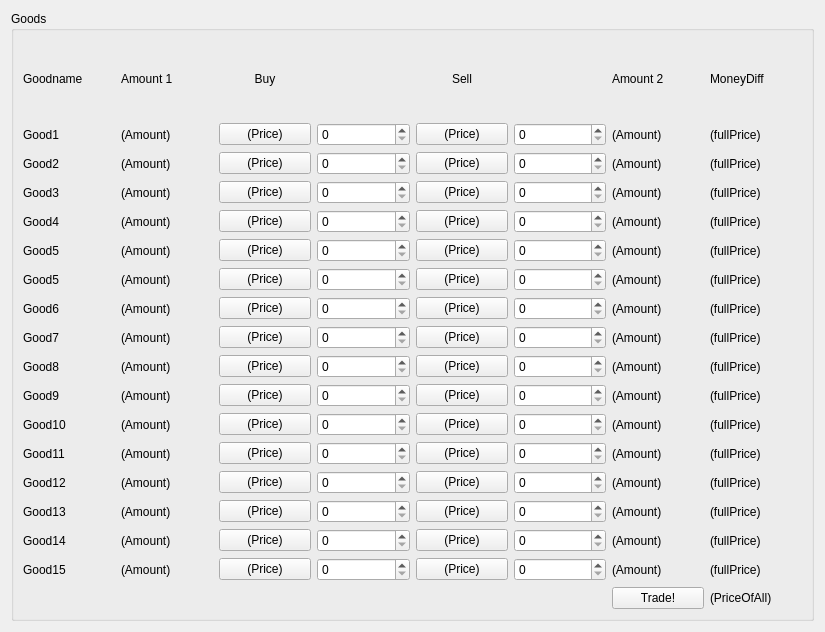
         <widget class="QWidget" name="scrollAreaWidgetContents_2">
          <property name="geometry">
           <rect>
            <x>0</x>
            <y>0</y>
            <width>825</width>
            <height>632</height>
           </rect>
          </property>
          <layout class="QVBoxLayout" name="verticalLayout_3">
           <item>
            <widget class="QGroupBox" name="groupBox_2">
             <property name="title">
              <string>Goods</string>
             </property>
             <layout class="QGridLayout" name="gridLayout_5">
              <item row="0" column="0">
               <widget class="QLabel" name="GoodHeaderLabel_2">
                <property name="text">
                 <string>Goodname</string>
                </property>
               </widget>
              </item>
              <item row="0" column="1">
               <widget class="QLabel" name="Amount1Header_2">
                <property name="text">
                 <string>Amount 1</string>
                </property>
               </widget>
              </item>
              <item row="0" column="2">
               <widget class="QLabel" name="BuyHeader_2">
                <property name="text">
                 <string>Buy</string>
                </property>
                <property name="alignment">
                 <set>Qt::AlignCenter</set>
                </property>
               </widget>
              </item>
              <item row="0" column="4">
               <widget class="QLabel" name="SellHeader_2">
                <property name="text">
                 <string>Sell</string>
                </property>
                <property name="alignment">
                 <set>Qt::AlignCenter</set>
                </property>
               </widget>
              </item>
              <item row="0" column="6">
               <widget class="QLabel" name="Amount2Header_2">
                <property name="text">
                 <string>Amount 2</string>
                </property>
               </widget>
              </item>
              <item row="0" column="7">
               <widget class="QLabel" name="label_34">
                <property name="text">
                 <string>MoneyDiff</string>
                </property>
               </widget>
              </item>
              <item row="1" column="0">
               <widget class="QLabel" name="good_17">
                <property name="text">
                 <string>Good1</string>
                </property>
               </widget>
              </item>
              <item row="1" column="1">
               <widget class="QLabel" name="label_54">
                <property name="text">
                 <string>(Amount)</string>
                </property>
               </widget>
              </item>
              <item row="1" column="2">
               <widget class="QPushButton" name="pushButton_19">
                <property name="text">
                 <string>(Price)</string>
                </property>
               </widget>
              </item>
              <item row="1" column="3">
               <widget class="QSpinBox" name="spinBox_16"/>
              </item>
              <item row="1" column="4">
               <widget class="QPushButton" name="pushButton_24">
                <property name="text">
                 <string>(Price)</string>
                </property>
               </widget>
              </item>
              <item row="1" column="5">
               <widget class="QSpinBox" name="spinBox_25"/>
              </item>
              <item row="1" column="6">
               <widget class="QLabel" name="label_55">
                <property name="text">
                 <string>(Amount)</string>
                </property>
               </widget>
              </item>
              <item row="1" column="7">
               <widget class="QLabel" name="label_65">
                <property name="text">
                 <string>(fullPrice)</string>
                </property>
               </widget>
              </item>
              <item row="2" column="0">
               <widget class="QLabel" name="good_18">
                <property name="text">
                 <string>Good2</string>
                </property>
               </widget>
              </item>
              <item row="2" column="1">
               <widget class="QLabel" name="label_66">
                <property name="text">
                 <string>(Amount)</string>
                </property>
               </widget>
              </item>
              <item row="2" column="2">
               <widget class="QPushButton" name="pushButton_25">
                <property name="text">
                 <string>(Price)</string>
                </property>
               </widget>
              </item>
              <item row="2" column="3">
               <widget class="QSpinBox" name="spinBox_18"/>
              </item>
              <item row="2" column="4">
               <widget class="QPushButton" name="pushButton_43">
                <property name="text">
                 <string>(Price)</string>
                </property>
               </widget>
              </item>
              <item row="2" column="5">
               <widget class="QSpinBox" name="spinBox_43"/>
              </item>
              <item row="2" column="6">
               <widget class="QLabel" name="label_67">
                <property name="text">
                 <string>(Amount)</string>
                </property>
               </widget>
              </item>
              <item row="2" column="7">
               <widget class="QLabel" name="label_68">
                <property name="text">
                 <string>(fullPrice)</string>
                </property>
               </widget>
              </item>
              <item row="3" column="0">
               <widget class="QLabel" name="good_22">
                <property name="text">
                 <string>Good3</string>
                </property>
               </widget>
              </item>
              <item row="3" column="1">
               <widget class="QLabel" name="label_69">
                <property name="text">
                 <string>(Amount)</string>
                </property>
               </widget>
              </item>
              <item row="3" column="2">
               <widget class="QPushButton" name="pushButton_44">
                <property name="text">
                 <string>(Price)</string>
                </property>
               </widget>
              </item>
              <item row="3" column="3">
               <widget class="QSpinBox" name="spinBox_19"/>
              </item>
              <item row="3" column="4">
               <widget class="QPushButton" name="pushButton_45">
                <property name="text">
                 <string>(Price)</string>
                </property>
               </widget>
              </item>
              <item row="3" column="5">
               <widget class="QSpinBox" name="spinBox_44"/>
              </item>
              <item row="3" column="6">
               <widget class="QLabel" name="label_70">
                <property name="text">
                 <string>(Amount)</string>
                </property>
               </widget>
              </item>
              <item row="3" column="7">
               <widget class="QLabel" name="label_71">
                <property name="text">
                 <string>(fullPrice)</string>
                </property>
               </widget>
              </item>
              <item row="4" column="0">
               <widget class="QLabel" name="good_23">
                <property name="text">
                 <string>Good4</string>
                </property>
               </widget>
              </item>
              <item row="4" column="1">
               <widget class="QLabel" name="label_72">
                <property name="text">
                 <string>(Amount)</string>
                </property>
               </widget>
              </item>
              <item row="4" column="2">
               <widget class="QPushButton" name="pushButton_46">
                <property name="text">
                 <string>(Price)</string>
                </property>
               </widget>
              </item>
              <item row="4" column="3">
               <widget class="QSpinBox" name="spinBox_45"/>
              </item>
              <item row="4" column="4">
               <widget class="QPushButton" name="pushButton_47">
                <property name="text">
                 <string>(Price)</string>
                </property>
               </widget>
              </item>
              <item row="4" column="5">
               <widget class="QSpinBox" name="spinBox_46"/>
              </item>
              <item row="4" column="6">
               <widget class="QLabel" name="label_73">
                <property name="text">
                 <string>(Amount)</string>
                </property>
               </widget>
              </item>
              <item row="4" column="7">
               <widget class="QLabel" name="label_74">
                <property name="text">
                 <string>(fullPrice)</string>
                </property>
               </widget>
              </item>
              <item row="5" column="0">
               <widget class="QLabel" name="good_24">
                <property name="text">
                 <string>Good5</string>
                </property>
               </widget>
              </item>
              <item row="5" column="1">
               <widget class="QLabel" name="label_75">
                <property name="text">
                 <string>(Amount)</string>
                </property>
               </widget>
              </item>
              <item row="5" column="2">
               <widget class="QPushButton" name="pushButton_48">
                <property name="text">
                 <string>(Price)</string>
                </property>
               </widget>
              </item>
              <item row="5" column="3">
               <widget class="QSpinBox" name="spinBox_47"/>
              </item>
              <item row="5" column="4">
               <widget class="QPushButton" name="pushButton_49">
                <property name="text">
                 <string>(Price)</string>
                </property>
               </widget>
              </item>
              <item row="5" column="5">
               <widget class="QSpinBox" name="spinBox_48"/>
              </item>
              <item row="5" column="6">
               <widget class="QLabel" name="label_76">
                <property name="text">
                 <string>(Amount)</string>
                </property>
               </widget>
              </item>
              <item row="5" column="7">
               <widget class="QLabel" name="label_77">
                <property name="text">
                 <string>(fullPrice)</string>
                </property>
               </widget>
              </item>
              <item row="6" column="0">
               <widget class="QLabel" name="good_25">
                <property name="text">
                 <string>Good5</string>
                </property>
               </widget>
              </item>
              <item row="6" column="1">
               <widget class="QLabel" name="label_78">
                <property name="text">
                 <string>(Amount)</string>
                </property>
               </widget>
              </item>
              <item row="6" column="2">
               <widget class="QPushButton" name="pushButton_50">
                <property name="text">
                 <string>(Price)</string>
                </property>
               </widget>
              </item>
              <item row="6" column="3">
               <widget class="QSpinBox" name="spinBox_49"/>
              </item>
              <item row="6" column="4">
               <widget class="QPushButton" name="pushButton_51">
                <property name="text">
                 <string>(Price)</string>
                </property>
               </widget>
              </item>
              <item row="6" column="5">
               <widget class="QSpinBox" name="spinBox_50"/>
              </item>
              <item row="6" column="6">
               <widget class="QLabel" name="label_79">
                <property name="text">
                 <string>(Amount)</string>
                </property>
               </widget>
              </item>
              <item row="6" column="7">
               <widget class="QLabel" name="label_80">
                <property name="text">
                 <string>(fullPrice)</string>
                </property>
               </widget>
              </item>
              <item row="7" column="0">
               <widget class="QLabel" name="good_26">
                <property name="text">
                 <string>Good6</string>
                </property>
               </widget>
              </item>
              <item row="7" column="1">
               <widget class="QLabel" name="label_81">
                <property name="text">
                 <string>(Amount)</string>
                </property>
               </widget>
              </item>
              <item row="7" column="2">
               <widget class="QPushButton" name="pushButton_52">
                <property name="text">
                 <string>(Price)</string>
                </property>
               </widget>
              </item>
              <item row="7" column="3">
               <widget class="QSpinBox" name="spinBox_51"/>
              </item>
              <item row="7" column="4">
               <widget class="QPushButton" name="pushButton_53">
                <property name="text">
                 <string>(Price)</string>
                </property>
               </widget>
              </item>
              <item row="7" column="5">
               <widget class="QSpinBox" name="spinBox_52"/>
              </item>
              <item row="7" column="6">
               <widget class="QLabel" name="label_82">
                <property name="text">
                 <string>(Amount)</string>
                </property>
               </widget>
              </item>
              <item row="7" column="7">
               <widget class="QLabel" name="label_83">
                <property name="text">
                 <string>(fullPrice)</string>
                </property>
               </widget>
              </item>
              <item row="8" column="0">
               <widget class="QLabel" name="good_27">
                <property name="text">
                 <string>Good7</string>
                </property>
               </widget>
              </item>
              <item row="8" column="1">
               <widget class="QLabel" name="label_84">
                <property name="text">
                 <string>(Amount)</string>
                </property>
               </widget>
              </item>
              <item row="8" column="2">
               <widget class="QPushButton" name="pushButton_54">
                <property name="text">
                 <string>(Price)</string>
                </property>
               </widget>
              </item>
              <item row="8" column="3">
               <widget class="QSpinBox" name="spinBox_53"/>
              </item>
              <item row="8" column="4">
               <widget class="QPushButton" name="pushButton_55">
                <property name="text">
                 <string>(Price)</string>
                </property>
               </widget>
              </item>
              <item row="8" column="5">
               <widget class="QSpinBox" name="spinBox_54"/>
              </item>
              <item row="8" column="6">
               <widget class="QLabel" name="label_85">
                <property name="text">
                 <string>(Amount)</string>
                </property>
               </widget>
              </item>
              <item row="8" column="7">
               <widget class="QLabel" name="label_86">
                <property name="text">
                 <string>(fullPrice)</string>
                </property>
               </widget>
              </item>
              <item row="9" column="0">
               <widget class="QLabel" name="good_28">
                <property name="text">
                 <string>Good8</string>
                </property>
               </widget>
              </item>
              <item row="9" column="1">
               <widget class="QLabel" name="label_87">
                <property name="text">
                 <string>(Amount)</string>
                </property>
               </widget>
              </item>
              <item row="9" column="2">
               <widget class="QPushButton" name="pushButton_56">
                <property name="text">
                 <string>(Price)</string>
                </property>
               </widget>
              </item>
              <item row="9" column="3">
               <widget class="QSpinBox" name="spinBox_55"/>
              </item>
              <item row="9" column="4">
               <widget class="QPushButton" name="pushButton_57">
                <property name="text">
                 <string>(Price)</string>
                </property>
               </widget>
              </item>
              <item row="9" column="5">
               <widget class="QSpinBox" name="spinBox_56"/>
              </item>
              <item row="9" column="6">
               <widget class="QLabel" name="label_88">
                <property name="text">
                 <string>(Amount)</string>
                </property>
               </widget>
              </item>
              <item row="9" column="7">
               <widget class="QLabel" name="label_89">
                <property name="text">
                 <string>(fullPrice)</string>
                </property>
               </widget>
              </item>
              <item row="10" column="0">
               <widget class="QLabel" name="good_29">
                <property name="text">
                 <string>Good9</string>
                </property>
               </widget>
              </item>
              <item row="10" column="1">
               <widget class="QLabel" name="label_90">
                <property name="text">
                 <string>(Amount)</string>
                </property>
               </widget>
              </item>
              <item row="10" column="2">
               <widget class="QPushButton" name="pushButton_58">
                <property name="text">
                 <string>(Price)</string>
                </property>
               </widget>
              </item>
              <item row="10" column="3">
               <widget class="QSpinBox" name="spinBox_57"/>
              </item>
              <item row="10" column="4">
               <widget class="QPushButton" name="pushButton_59">
                <property name="text">
                 <string>(Price)</string>
                </property>
               </widget>
              </item>
              <item row="10" column="5">
               <widget class="QSpinBox" name="spinBox_58"/>
              </item>
              <item row="10" column="6">
               <widget class="QLabel" name="label_91">
                <property name="text">
                 <string>(Amount)</string>
                </property>
               </widget>
              </item>
              <item row="10" column="7">
               <widget class="QLabel" name="label_92">
                <property name="text">
                 <string>(fullPrice)</string>
                </property>
               </widget>
              </item>
              <item row="11" column="0">
               <widget class="QLabel" name="good_30">
                <property name="text">
                 <string>Good10</string>
                </property>
               </widget>
              </item>
              <item row="11" column="1">
               <widget class="QLabel" name="label_93">
                <property name="text">
                 <string>(Amount)</string>
                </property>
               </widget>
              </item>
              <item row="11" column="2">
               <widget class="QPushButton" name="pushButton_60">
                <property name="text">
                 <string>(Price)</string>
                </property>
               </widget>
              </item>
              <item row="11" column="3">
               <widget class="QSpinBox" name="spinBox_59"/>
              </item>
              <item row="11" column="4">
               <widget class="QPushButton" name="pushButton_61">
                <property name="text">
                 <string>(Price)</string>
                </property>
               </widget>
              </item>
              <item row="11" column="5">
               <widget class="QSpinBox" name="spinBox_60"/>
              </item>
              <item row="11" column="6">
               <widget class="QLabel" name="label_94">
                <property name="text">
                 <string>(Amount)</string>
                </property>
               </widget>
              </item>
              <item row="11" column="7">
               <widget class="QLabel" name="label_95">
                <property name="text">
                 <string>(fullPrice)</string>
                </property>
               </widget>
              </item>
              <item row="12" column="0">
               <widget class="QLabel" name="good_31">
                <property name="text">
                 <string>Good11</string>
                </property>
               </widget>
              </item>
              <item row="12" column="1">
               <widget class="QLabel" name="label_96">
                <property name="text">
                 <string>(Amount)</string>
                </property>
               </widget>
              </item>
              <item row="12" column="2">
               <widget class="QPushButton" name="pushButton_62">
                <property name="text">
                 <string>(Price)</string>
                </property>
               </widget>
              </item>
              <item row="12" column="3">
               <widget class="QSpinBox" name="spinBox_61"/>
              </item>
              <item row="12" column="4">
               <widget class="QPushButton" name="pushButton_63">
                <property name="text">
                 <string>(Price)</string>
                </property>
               </widget>
              </item>
              <item row="12" column="5">
               <widget class="QSpinBox" name="spinBox_62"/>
              </item>
              <item row="12" column="6">
               <widget class="QLabel" name="label_97">
                <property name="text">
                 <string>(Amount)</string>
                </property>
               </widget>
              </item>
              <item row="12" column="7">
               <widget class="QLabel" name="label_98">
                <property name="text">
                 <string>(fullPrice)</string>
                </property>
               </widget>
              </item>
              <item row="13" column="0">
               <widget class="QLabel" name="good_32">
                <property name="text">
                 <string>Good12</string>
                </property>
               </widget>
              </item>
              <item row="13" column="1">
               <widget class="QLabel" name="label_99">
                <property name="text">
                 <string>(Amount)</string>
                </property>
               </widget>
              </item>
              <item row="13" column="2">
               <widget class="QPushButton" name="pushButton_64">
                <property name="text">
                 <string>(Price)</string>
                </property>
               </widget>
              </item>
              <item row="13" column="3">
               <widget class="QSpinBox" name="spinBox_63"/>
              </item>
              <item row="13" column="4">
               <widget class="QPushButton" name="pushButton_65">
                <property name="text">
                 <string>(Price)</string>
                </property>
               </widget>
              </item>
              <item row="13" column="5">
               <widget class="QSpinBox" name="spinBox_64"/>
              </item>
              <item row="13" column="6">
               <widget class="QLabel" name="label_100">
                <property name="text">
                 <string>(Amount)</string>
                </property>
               </widget>
              </item>
              <item row="13" column="7">
               <widget class="QLabel" name="label_101">
                <property name="text">
                 <string>(fullPrice)</string>
                </property>
               </widget>
              </item>
              <item row="14" column="0">
               <widget class="QLabel" name="good_33">
                <property name="text">
                 <string>Good13</string>
                </property>
               </widget>
              </item>
              <item row="14" column="1">
               <widget class="QLabel" name="label_102">
                <property name="text">
                 <string>(Amount)</string>
                </property>
               </widget>
              </item>
              <item row="14" column="2">
               <widget class="QPushButton" name="pushButton_66">
                <property name="text">
                 <string>(Price)</string>
                </property>
               </widget>
              </item>
              <item row="14" column="3">
               <widget class="QSpinBox" name="spinBox_65"/>
              </item>
              <item row="14" column="4">
               <widget class="QPushButton" name="pushButton_67">
                <property name="text">
                 <string>(Price)</string>
                </property>
               </widget>
              </item>
              <item row="14" column="5">
               <widget class="QSpinBox" name="spinBox_66"/>
              </item>
              <item row="14" column="6">
               <widget class="QLabel" name="label_103">
                <property name="text">
                 <string>(Amount)</string>
                </property>
               </widget>
              </item>
              <item row="14" column="7">
               <widget class="QLabel" name="label_104">
                <property name="text">
                 <string>(fullPrice)</string>
                </property>
               </widget>
              </item>
              <item row="15" column="0">
               <widget class="QLabel" name="good_34">
                <property name="text">
                 <string>Good14</string>
                </property>
               </widget>
              </item>
              <item row="15" column="1">
               <widget class="QLabel" name="label_105">
                <property name="text">
                 <string>(Amount)</string>
                </property>
               </widget>
              </item>
              <item row="15" column="2">
               <widget class="QPushButton" name="pushButton_68">
                <property name="text">
                 <string>(Price)</string>
                </property>
               </widget>
              </item>
              <item row="15" column="3">
               <widget class="QSpinBox" name="spinBox_67"/>
              </item>
              <item row="15" column="4">
               <widget class="QPushButton" name="pushButton_69">
                <property name="text">
                 <string>(Price)</string>
                </property>
               </widget>
              </item>
              <item row="15" column="5">
               <widget class="QSpinBox" name="spinBox_68"/>
              </item>
              <item row="15" column="6">
               <widget class="QLabel" name="label_106">
                <property name="text">
                 <string>(Amount)</string>
                </property>
               </widget>
              </item>
              <item row="15" column="7">
               <widget class="QLabel" name="label_107">
                <property name="text">
                 <string>(fullPrice)</string>
                </property>
               </widget>
              </item>
              <item row="16" column="0">
               <widget class="QLabel" name="good_37">
                <property name="text">
                 <string>Good15</string>
                </property>
               </widget>
              </item>
              <item row="16" column="1">
               <widget class="QLabel" name="label_114">
                <property name="text">
                 <string>(Amount)</string>
                </property>
               </widget>
              </item>
              <item row="16" column="2">
               <widget class="QPushButton" name="pushButton_70">
                <property name="text">
                 <string>(Price)</string>
                </property>
               </widget>
              </item>
              <item row="16" column="3">
               <widget class="QSpinBox" name="spinBox_73"/>
              </item>
              <item row="16" column="4">
               <widget class="QPushButton" name="pushButton_71">
                <property name="text">
                 <string>(Price)</string>
                </property>
               </widget>
              </item>
              <item row="16" column="5">
               <widget class="QSpinBox" name="spinBox_74"/>
              </item>
              <item row="16" column="6">
               <widget class="QLabel" name="label_115">
                <property name="text">
                 <string>(Amount)</string>
                </property>
               </widget>
              </item>
              <item row="16" column="7">
               <widget class="QLabel" name="label_116">
                <property name="text">
                 <string>(fullPrice)</string>
                </property>
               </widget>
              </item>
              <item row="17" column="7">
               <widget class="QLabel" name="label_117">
                <property name="text">
                 <string>(PriceOfAll)</string>
                </property>
               </widget>
              </item>
              <item row="17" column="6">
               <widget class="QPushButton" name="pushButton_72">
                <property name="text">
                 <string>Trade!</string>
                </property>
               </widget>
              </item>
             </layout>
            </widget>
           </item>
          </layout>
         </widget>
